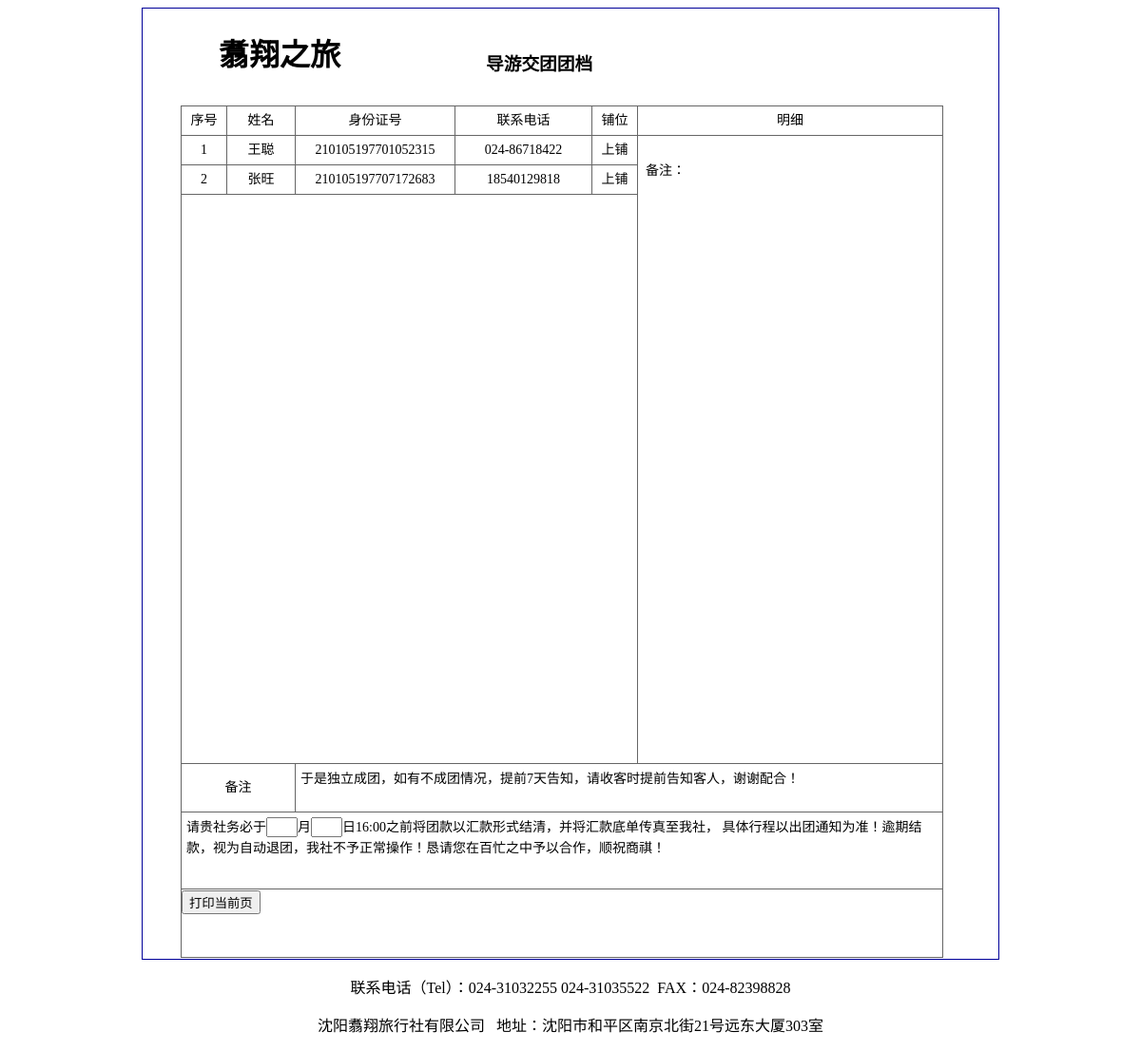
Page /tour_doc/4/ (signed in) on the committed database.
### learning_logs/models.py (models this page shows, shortened)
class Entry(models.Model):
    GENDER_CHOICES = (
        (u'男', u'男'),
        (u'女', u'女'),
    )
    bed_choices = (
        (u'上铺', u'上铺'),
        (u'中铺', u'中铺'),
        (u'下铺', u'下铺'),
    )
    topic = models.ForeignKey(Topic, on_delete=models.CASCADE, verbose_name='旅行团名称')
    date_added = models.DateField('入团时间', auto_now_add=True)
    name = models.CharField('参团人姓名', max_length=50)
    signup = models.CharField('预报来源', max_length=100)
    sex = models.CharField('性别', max_length=2, choices=GENDER_CHOICES)
    number = models.CharField('身份证号', max_length=18)
    phone = models.CharField('联系电话', max_length=12)
    bunk = models.CharField('铺位', max_length=4, choices=bed_choices, default='上铺')
    money = models.DecimalField('结款', max_digits=8, decimal_places=2)
    text = models.CharField('个人备注', max_length=100, null=True, blank=True, default="无")
    class Meta(object):
        verbose_name_plural = '参团人员'

### learning_logs/views.py (the view)
# urls.py: path('tour_doc/<int:topic_id>/', views.tour_docid, name='tour_docid'),
@login_required
def tour_docid(request, topic_id):
    tables = Topic.objects.get(id=topic_id)
    if tables.owner != request.user:
        raise Http404
    entries1 = tables.entry_set.order_by('-date_added')
    context = {'tour_doc': tour_doc, 'entries': entries1}
    return render(request, 'learning_logs/tour_docid.html', context)

### templates/learning_logs/tour_docid.html (shortened to what this page needs)
{% load staticfiles %}
<!DOCTYPE html>
<html>
<head>
    <link rel="stylesheet" href="{% static 'learning_logs/css/style_tour.css' %}"/>
</head>
<body>
<div id="div_b">
    <h1 id="divh1">&nbsp;翥翔之旅</h1>
    <div>
        <h3 id="divh3">导游交团团档</h3>
    </div>
    <div id="divhtext">
    </div>
    <div id="div1">
        <div class="table-a" style="width:800px;height:895px;margin-left: auto;margin-right: auto;">
            <div class="row-a">
                <div class="line-a">
                    <div class="cell-a"><span class="cel">序号</span></div>
                    <div class="cell-b"><span class="cel">姓名</span></div>
                    <div class="cell-c"><span class="cel">身份证号</span></div>
                    <div class="cell-d"><span class="cel">联系电话</span></div>
                    <div class="cell-e"><span class="cel">铺位</span></div>
                </div>
                <div class="line-b">明细</div>
            </div>
            <div class="row-b" style="height: 660px">
                <div class="line-a" style="height: 660px">
                    <div class="table-data" id="TABLE_DATA"></div>
                </div>
                <div class="line-b" style="height: 660px">
                    <div style="padding:8px">
                        <p id="input1" contenteditable="true" style="word-break:break-all;">备注：</p>
                    </div>
                </div>
            </div>
            <div class="row-d">
                <div class="line-c"><span class="cel" style="line-height:50px;">备注</span></div>
                <div class="line-d">
                    <div style="padding:5px;">于是独立成团，如有不成团情况，提前7天告知，请收客时提前告知客人，谢谢配合！</div>
                </div>
            </div>
            <div class="row-e">
                请贵社务必于<input type="text" size="1">月<input type="text" size="1">日16:00之前将团款以汇款形式结清，并将汇款底单传真至我社，
                具体行程以出团通知为准！逾期结款，视为自动退团，我社不予正常操作！恳请您在百忙之中予以合作，顺祝商祺！
            </div>
                        <input type="button" name="button" id="button" class="noprint btn btn-primary" value="打印当前页" onclick="printpage()"/>
        </div>
    </div>
    <table id="SOURCE_DATA" style="display:none;">
        {% for entry in entries %}
            <tr>
                <td>{{ entry.name }}</td>
                <td>{{ entry.number }}</td>
                <td>{{ entry.phone }}</td>
                <td>{{ entry.bunk }}</td>
            </tr>
        {% endfor %}
    </table>
</div>
<div id="div5">
    <P id="p1">联系电话（Tel）：024-31032255&nbsp;024-31035522&nbsp;&nbsp;FAX：024-82398828</P>
    <p id="p1">沈阳翥翔旅行社有限公司&nbsp;&nbsp;&nbsp;地址：沈阳市和平区南京北街21号远东大厦303室</p>
</div>
</body>
</html>

### learning_logs/static/learning_logs/css/style_tour.css (style rules this page uses)
.table-a { border: solid 1px #666; line-height: 30px; font-size: 14px; }
.row-a { height: 30px; border-bottom: solid 1px #666; text-align: center; }
.row-b { height: 320px; border-bottom: solid 1px #666; }
.row-d { overflow: hidden; height: 50px; border-bottom: solid 1px #666; line-height: 22px; }
.row-e { overflow: hidden; height: 70px; border-bottom: solid 1px #666; padding: 5px; line-height: 22px; }
.line-a { float: left; width: 60%; }
.line-b { float: left; width: 40%; }
.line-c { float: left; width: 15%; height: 100%; text-align: center; }
.line-d { float: left; width: 85%; }
.cell-a { float: left; width: 10%; }
.cell-b { float: left; width: 15%; }
.cell-c { float: left; width: 35%; }
.cell-d { float: left; width: 30%; }
.cell-e { float: left; width: 10%; }
.cel { display: block; border-right: solid 1px #666; }
.row-b .line-a { height: 320px; overflow-y: auto; overflow-x: hidden; }
.table-data { height: 100%; border-right: solid 1px #666; }

### templates/learning_logs/tour_docid.html (style rules this page uses)
#p1 { text-align: center; }
#div_b { margin-left: auto; margin-right: auto; position: relative; border: 1px solid #000099; width: 900px; height: 1000px; }
#div1 { margin: 2px; position: absolute; top: 100px; left: 38px; }
#div5 { margin-left: auto; margin-right: auto; position: relative; bottom: 0; }
#divh3 { height: 60px; width: 200px; margin: 2px; position: absolute; top: 41px; left: 359px; }
#divh1 { height: 60px; width: 200px; margin: 2px; position: absolute; top: 21px; left: 70px; }
#divhtext { height: 60px; width: 650px; margin: 2px; position: absolute; top: 71px; left: 9px; }
#input1 { width: 208px; height: 170px; text-align: left; border: 0px; }
.noprint { display: none; }

### rows in the picture
Entry: name "王聪", number "210105197701052315", phone "024-86718422", bunk "上铺"
Entry: name "张旺", number "210105197707172683", phone "18540129818", bunk "上铺"
